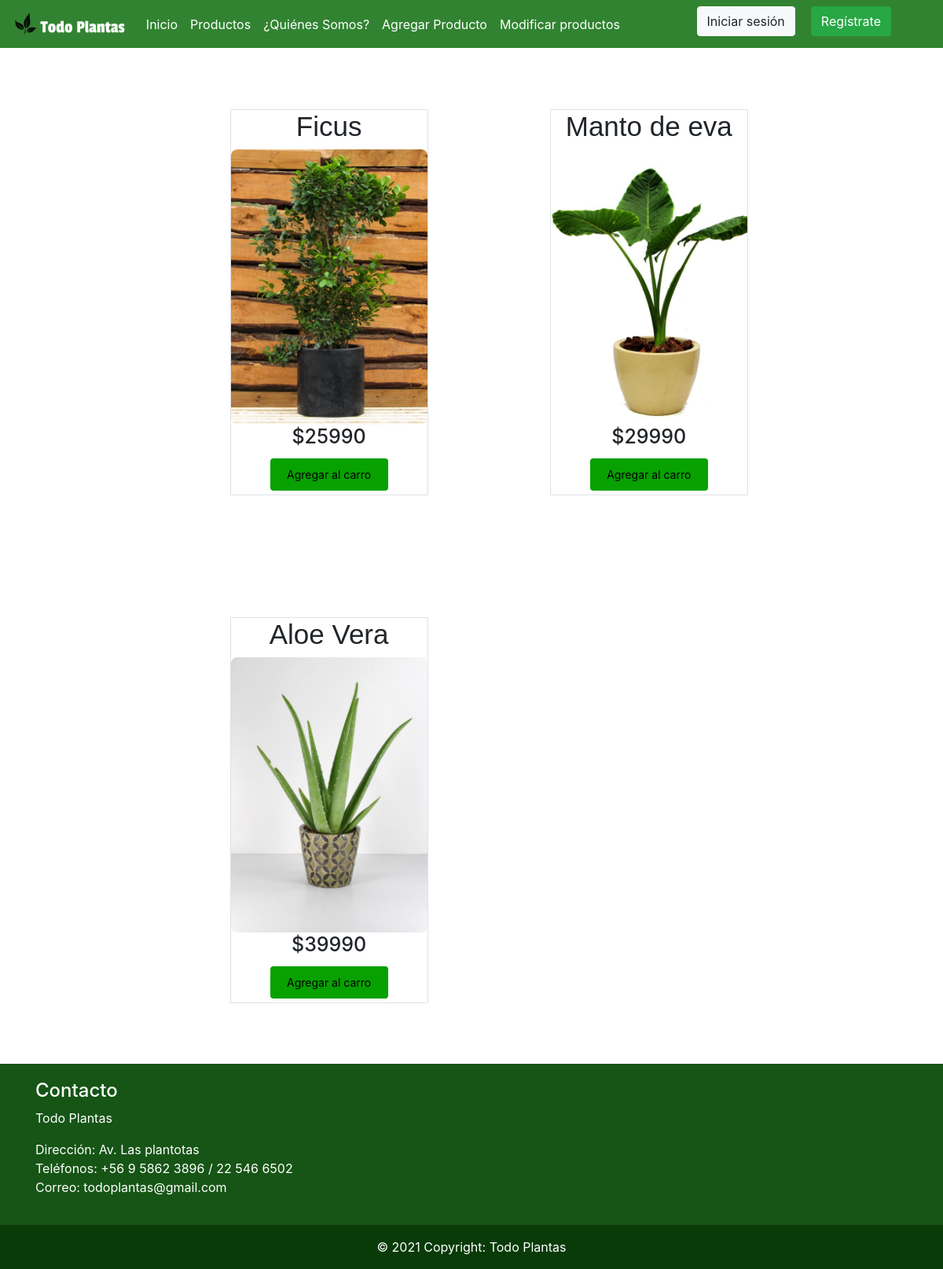
The app's page /productos/, older data.
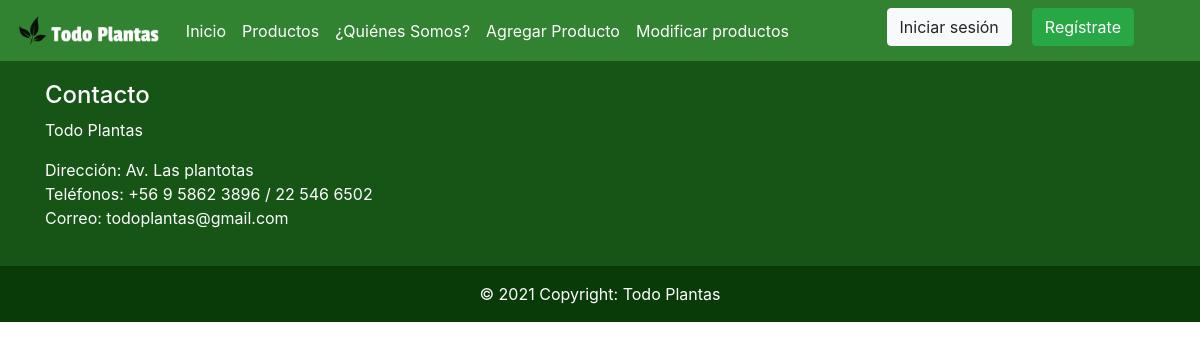
The same page, newer data.
### app/models.py (models this page shows, shortened)
class Producto(models.Model):
    nombre = models.CharField(max_length=40)
    precio = models.IntegerField()
    imagen = models.ImageField(null=True, blank=True, upload_to= "productos")
    descripcion = models.CharField(max_length=60)
    tipo = models.ForeignKey(TipoProducto, on_delete=models.CASCADE)

### app/views.py (the view)
# urls.py: path('productos/', productos, name="productos"),
def productos(request):
    productoAll = Producto.objects.all()
    datos = {
        'listaProductos' : productoAll
    }
    return render(request, 'app/productos.html', datos)

### app/templates/app/productos.html
{% extends 'app/base.html' %}
{% load static %}
{% block contenido %}
<div class="container-fluid ">
    <div class="row">
        <div class="col-2">
        </div>
        <div class="col-10 contenedor-productos">
            {% for aux in listaProductos %}
            <div class="producto border">
                <h1>{{ aux.nombre }}</h1>
                <img src="{{aux.imagen.url}}" />
                <h2>${{ aux.precio }}</h2>
                <button class="boton-carro" style="vertical-align:middle"><span>Agregar al carro </span></button>
            </div>
            {% endfor %}
        </div>
    </div>
</div>
{% endblock %}

### app/templates/app/base.html (shortened to what this page needs)
<!DOCTYPE html>
<html lang="en">
<head>
    {%load static %}
    <link rel="stylesheet" href="https://use.fontawesome.com/releases/v5.15.2/css/all.css" />
    <link rel="stylesheet" href="{% static 'app/css/style.css' %}">
    <link rel="stylesheet" href="https://maxcdn.bootstrapcdn.com/bootstrap/4.5.2/css/bootstrap.min.css">
</head>
<body>
  <nav class="navbar navbar-expand-lg navbar-light " style="background-color: rgb(49, 131, 49); " >
    <a class="navbar-brand" href="{% url 'index' %}" >
        <img
        src="{% static 'app/img/logo1.png' %}"
        height="35"
        alt=""
        loading="lazy" />
    </a>
    <div class="collapse navbar-collapse" id="navbarTogglerDemo03">
      <ul class="navbar-nav mr-auto mt-2 mt-lg-0 ">
        <li class="nav-item active">
          <a class="nav-link" href="{% url 'index' %} " style="color: white;">Inicio <span class="sr-only">(current)</span></a>
        </li>
        <li class="nav-item">
          <a class="nav-link" href="{% url 'productos' %}" style="color: white;">Productos</a>
        </li>
        <li class="nav-item">
          <a class="nav-link" href="{% url 'quienessomos' %} " style="color: white;">¿Quiénes Somos?</a>
        </li>
        <li class="nav-item">
          <a class="nav-link" href="{% url 'agregar_producto' %} " style="color: white;">Agregar Producto</a>
        </li>
        <li class="nav-item">
          <a class="nav-link" href="{% url 'modificar' %} " style="color: white;">Modificar productos</a>
        </li>
      </ul>
      <ul class="navbar-nav" style="padding-right: 50px;">
        <li class="nav-item">
          <button type="button" class="btn btn-light" data-toggle="modal" data-target="#exampleModal" style="margin-right: 20px; margin-bottom: 7px;">
            Iniciar sesión
          </button>
        </li>
        <li class="nav-item">
          <button type="button" class="btn btn-success" data-toggle="modal" data-target="#exampleModal2">
            Regístrate
          </button>
        </li>
      </ul>
  </nav>
  {% block contenido %}
  {% endblock %}
    <footer class="footer">
    <div class="container">
        <div class="row">
            <div class="col-sm-12 col-md-4 col-lg-4">
                <h4>Contacto</h4>
                <p>Todo Plantas</p>
                <p>Dirección: Av. Las plantotas <br> Teléfonos: +56 9 5862 3896 / 22 546 6502
                    <br> Correo: todoplantas@gmail.com
                </p>
            </div>
        </div>
    </div>
    </footer>
    <div class="copyright text-center p-3">
        © 2021 Copyright: Todo Plantas
    </div>
</body>
</html>

### app/static/app/css/style.css (style rules this page uses)
.footer { padding: 20px; width: 100%; color: white; background-color: rgb(22, 85, 22); }
.copyright { background-color: rgb(8, 59, 8); color: white; width: 100%; }

Row changes from the older to the newer data that the page shows:
removed Producto: nombre "Ficus", imagen (picture), precio "25990"
removed Producto: nombre "Manto de eva", imagen (picture), precio "29990"
removed Producto: nombre "Aloe Vera", imagen (picture), precio "39990"
